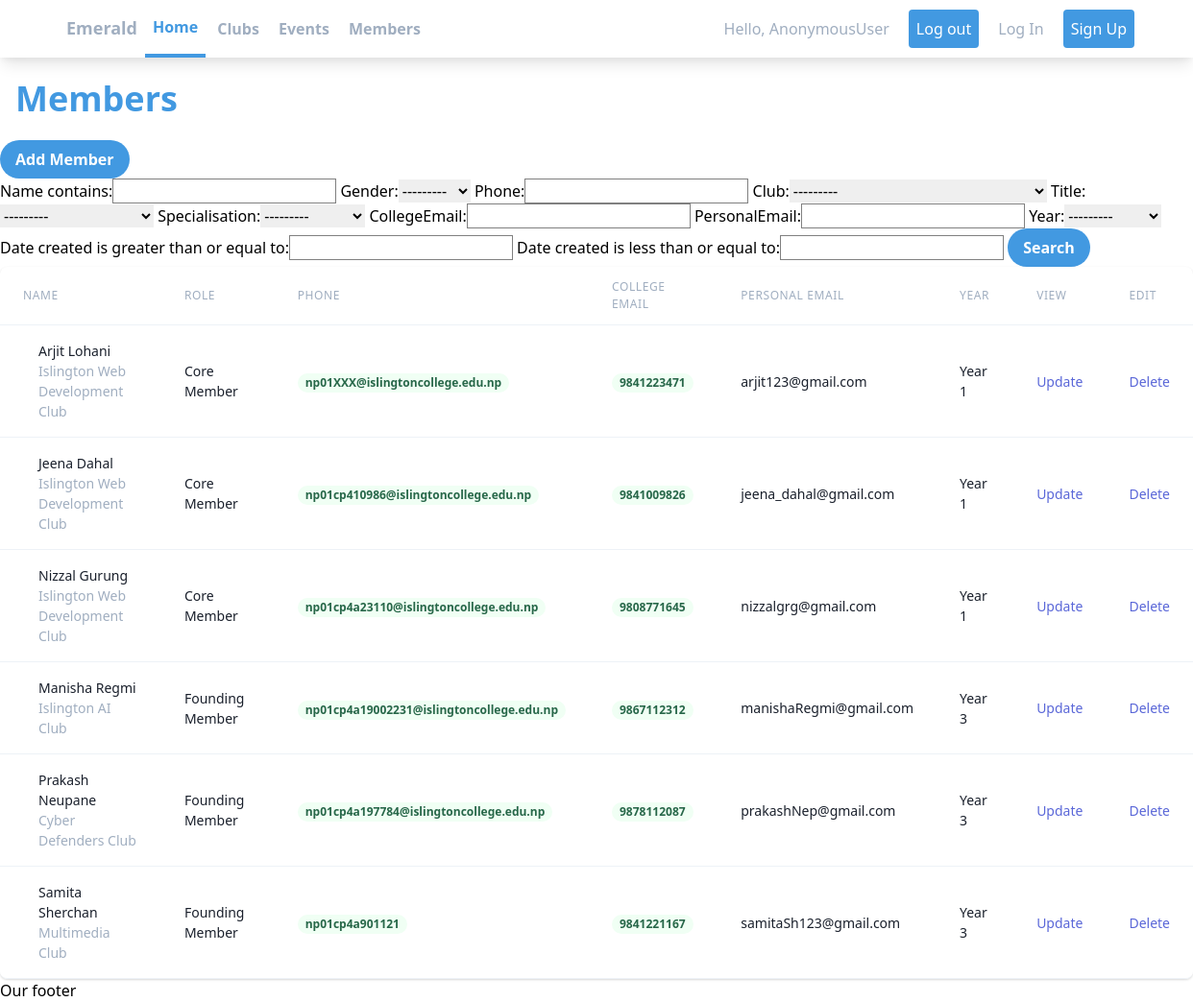
The page /members/ on the database its author committed.
### emeraldApp/models.py (models this page shows, shortened)
class Club(models.Model):
    FACULTY = (
        ('Computing', 'Computing'),
        ('Networking', 'Networking'),
        ('Multimedia', 'Multimedia'),
    )
    name = models.CharField(max_length=50, null=True)
    faculty = models.CharField(max_length=50, null=True, choices=FACULTY)
    date_created = models.DateTimeField(auto_now_add=True, null=True)
    def __str__(self):
        return self.name

class Member(models.Model):
    yearChoices = (
        ('Year 1', 'Year 1'),
        ('Year 2', 'Year 2'),
        ('Year 3', 'Year 3'),
        ('Graduated', 'Graduated'),
    )
    TITLE = (
        ('President', 'President'),
        ('Advisor', 'Advisor'),
        ('Vice President', 'Vice President'),
        ('Event Manager', 'Event Manager'),
        ('Treasurer', 'Treasurer'),
        ('Founding Member', 'Founding Member'),
        ('Core Member', 'Core Member'),
        ('General Member', 'General Member'),
    )
    GENDER = (
        ('Male', 'Male'),
        ('Female', 'Female'),
        ('Other', 'Other'),
    )
    FACULTY = (
        ('Computing', 'Computing'),
        ('Networking', 'Networking'),
        ('Multimedia', 'Multimedia'),
    )
    name = models.CharField(max_length=50, null=True)
    gender = models.CharField(max_length=20, null=True, choices=GENDER)
    phone = models.CharField(max_length=20, null=True)
    club = models.ForeignKey(Club, null=True, on_delete=models.SET_NULL)
    title = models.CharField(max_length=40, null=True, choices=TITLE)
    specialisation = models.CharField(
        max_length=20, null=True, choices=FACULTY)
    collegeEmail = models.CharField(max_length=50, null=True)
    personalEmail = models.CharField(max_length=50, null=True)
    year = models.CharField(max_length=10, null=True, choices=yearChoices)
    date_created = models.DateTimeField(auto_now_add=True, null=True)

### emeraldApp/views.py (the view)
# urls.py: path('members/', views.member, name="members"),
def member(request):
    members = Member.objects.all()
    total_members = members.count()
    total_IWDC_members = members.filter(
        club__name__contains='Islington Web Development Club').count()
    total_CyberOps_members = members.filter(
        club__name__contains='CyberOps Club').count()
    total_CyberDefenders_members = members.filter(
        club__name__contains='Cyber Defenders Club').count()
    myFilter = MemberFilter(request.GET, queryset=members)
    members = myFilter.qs
    context = {'members': members, 'total_members': total_members,
               'total_IWDC_members': total_IWDC_members, 'total_CyberOps_members': total_CyberOps_members, 'total_CyberDefenders_members': total_CyberDefenders_members, 'customer': member, 'myFilter': myFilter}
    return render(request, 'emeraldApp/members.html', context)

### emeraldApp/templates/emeraldApp/members.html (shortened to what this page needs)
{% extends 'emeraldApp/main.html' %}
{% block content %}
<h1 class="text-blue-500 text-2xl md:text-3xl lg:text-4xl font-bold p-4">Members</h1>
<a href="{% url 'create_member' %}"><button
        class="bg-blue-500 hover:bg-blue-700 text-white font-bold py-2 px-4 rounded-full">
        Add Member
    </button></a>
<form method="get">
    {{myFilter.form}}
    <button type="submit"
        class="bg-blue-500 hover:bg-blue-700 text-white font-bold py-2 px-4 rounded-full">Search</button>
</form>
<div class="flex flex-col">
    <div class="-my-2 overflow-x-auto sm:-mx-6 lg:-mx-8">
        <div class="py-2 align-middle inline-block min-w-full sm:px-6 lg:px-8">
            <div class="shadow overflow-hidden border-b border-gray-200 sm:rounded-lg">
                <table class="min-w-full divide-y divide-gray-200">
                    <thead class="bg-gray-50">
                        <tr>
                            <th scope="col"
                                class="px-6 py-3 text-left text-xs font-medium text-gray-500 uppercase tracking-wider">
                                Name
                            </th>
                            <th scope="col"
                                class="px-6 py-3 text-left text-xs font-medium text-gray-500 uppercase tracking-wider">
                                Role
                            </th>
                            <th scope="col"
                                class="px-6 py-3 text-left text-xs font-medium text-gray-500 uppercase tracking-wider">
                                Phone
                            </th>
                            <th scope="col"
                                class="px-6 py-3 text-left text-xs font-medium text-gray-500 uppercase tracking-wider">
                                College Email
                            </th>
                            <th scope="col"
                                class="px-6 py-3 text-left text-xs font-medium text-gray-500 uppercase tracking-wider">
                                Personal Email
                            </th>
                            <th scope="col"
                                class="px-6 py-3 text-left text-xs font-medium text-gray-500 uppercase tracking-wider">
                                Year
                            </th>
                            <th scope="col"
                                class="px-6 py-3 text-left text-xs font-medium text-gray-500 uppercase tracking-wider">
                                View
                            </th>
                            <th scope="col"
                                class="px-6 py-3 text-left text-xs font-medium text-gray-500 uppercase tracking-wider">
                                Edit
                            </th>
                        </tr>
                    </thead>
                    <tbody class="bg-white divide-y divide-gray-200">
                        {% for member in members %}
                        <tr>
                            <td class="px-6 py-4 whitespace-nowrap">
                                <div class="flex items-center">
                                    <div class="ml-4">
                                        <div class="text-sm font-medium text-gray-900">
                                            {{member.name}}
                                        </div>
                                        <div class="text-sm text-gray-500">
                                            {{member.club}}
                                        </div>
                                    </div>
                                </div>
                            </td>
                            <td class="px-6 py-4 whitespace-nowrap">
                                <div class="text-sm text-gray-900">{{member.title}}</div>
                            </td>
                            <td class="px-6 py-4 whitespace-nowrap">
                                <span
                                    class="px-2 inline-flex text-xs leading-5 font-semibold rounded-full bg-green-100 text-green-800">
                                    {{member.collegeEmail}}
                                </span>
                            </td>
                            <td class="px-6 py-4 whitespace-nowrap">
                                <span
                                    class="px-2 inline-flex text-xs leading-5 font-semibold rounded-full bg-green-100 text-green-800">
                                    {{member.phone}}
                                </span>
                            </td>
                            <td class="px-6 py-4 whitespace-nowrap text-sm text-gray-900">
                                {{member.personalEmail}}
                            </td>
                            <td class="px-6 py-4 whitespace-nowrap text-sm text-gray-900">
                                {{member.year}}
                            </td>
                            <td class="px-6 py-4 whitespace-nowrap text-sm text-gray-900">
                                <a href="{% url 'update_member' member.id %}"
                                    class="text-indigo-600 hover:text-indigo-900">Update</a>
                            </td>
                            <td class="px-6 py-4 whitespace-nowrap text-right text-sm font-medium">
                                <a href="{% url 'delete_member' member.id %}"
                                    class="text-indigo-600 hover:text-indigo-900">Delete</a>
                            </td>
                        </tr>
                        {% endfor %}
                    </tbody>
                </table>
            </div>
        </div>
    </div>
</div>
{% endblock %}

### static/css/main.css (style rules this page uses)
input { border: solid 0.2px grey; }

### rows shown on the page
Member: name "Arjit Lohani", club "Islington Web Development Club", title "Core Member", collegeEmail "np01XXX@islingtoncollege.edu.np", phone "9841223471", personalEmail "arjit123@gmail.com", year "Year 1"
Member: name "Jeena Dahal", club "Islington Web Development Club", title "Core Member", collegeEmail "np01cp410986@islingtoncollege.edu.np", phone "9841009826", personalEmail "jeena_dahal@gmail.com", year "Year 1"
Member: name "Nizzal Gurung", club "Islington Web Development Club", title "Core Member", collegeEmail "np01cp4a23110@islingtoncollege.edu.np", phone "9808771645", personalEmail "nizzalgrg@gmail.com", year "Year 1"
Member: name "Manisha Regmi", club "Islington AI Club", title "Founding Member", collegeEmail "np01cp4a19002231@islingtoncollege.edu.np", phone "9867112312", personalEmail "manishaRegmi@gmail.com", year "Year 3"
Member: name "Prakash Neupane", club "Cyber Defenders Club", title "Founding Member", collegeEmail "np01cp4a197784@islingtoncollege.edu.np", phone "9878112087", personalEmail "prakashNep@gmail.com", year "Year 3"
Member: name "Samita Sherchan", club "Multimedia Club", title "Founding Member", collegeEmail "np01cp4a901121", phone "9841221167", personalEmail "samitaSh123@gmail.com", year "Year 3"

### other values the page prints
{{ request.user }} "AnonymousUser"
